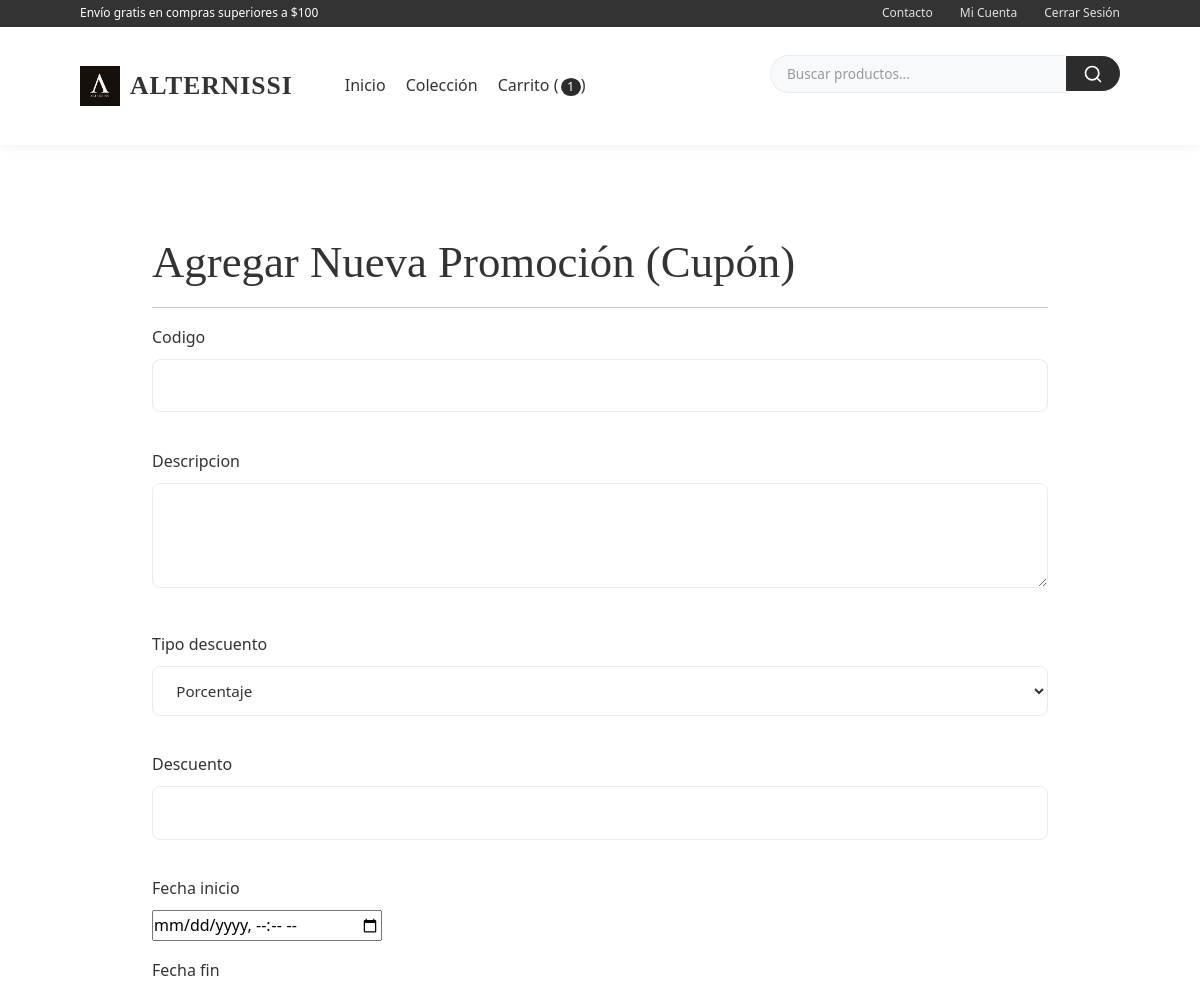
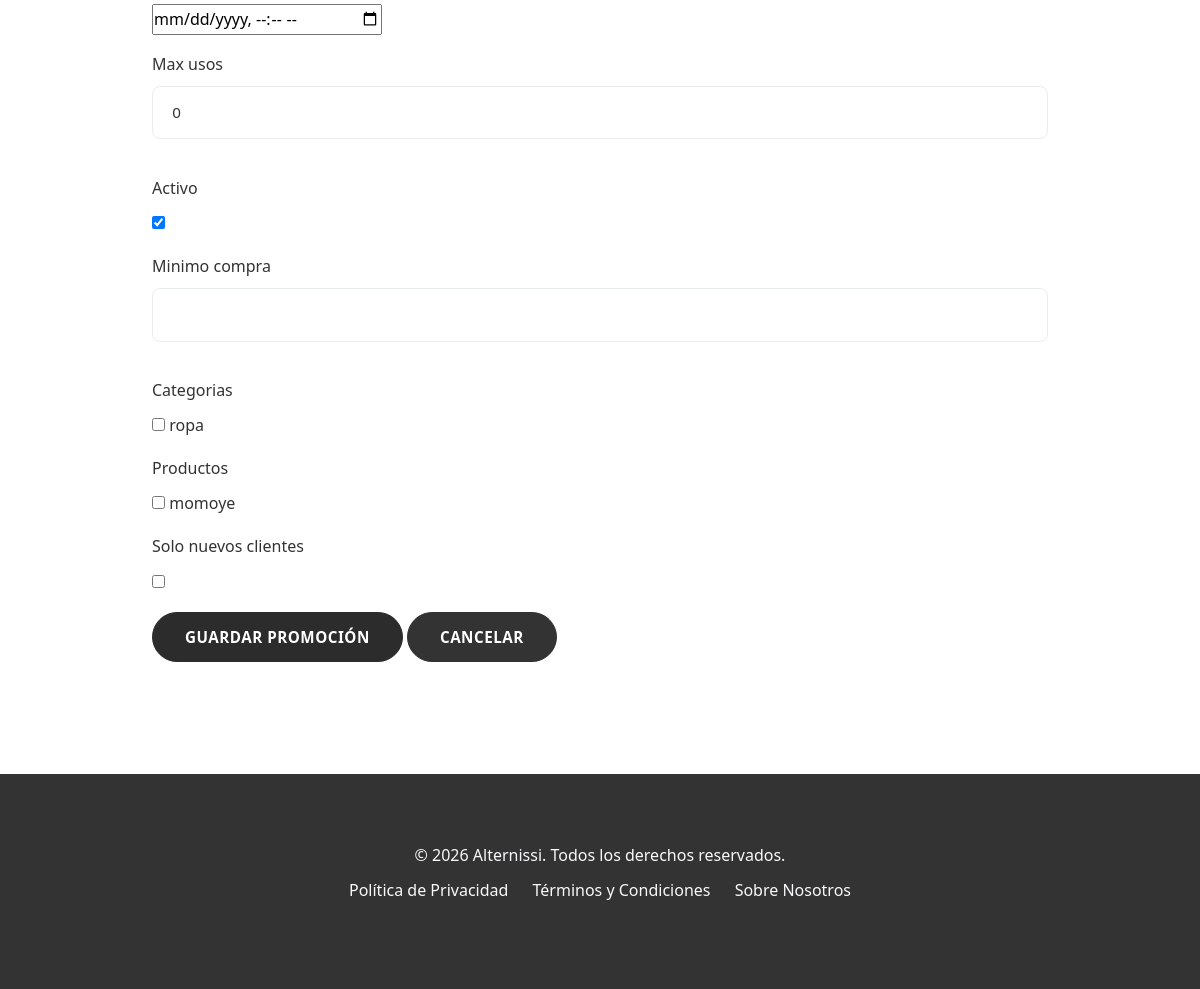
The page /gestion/promociones/nuevo/ (signed in) on the database as committed earlier (2 pictures, top to bottom).
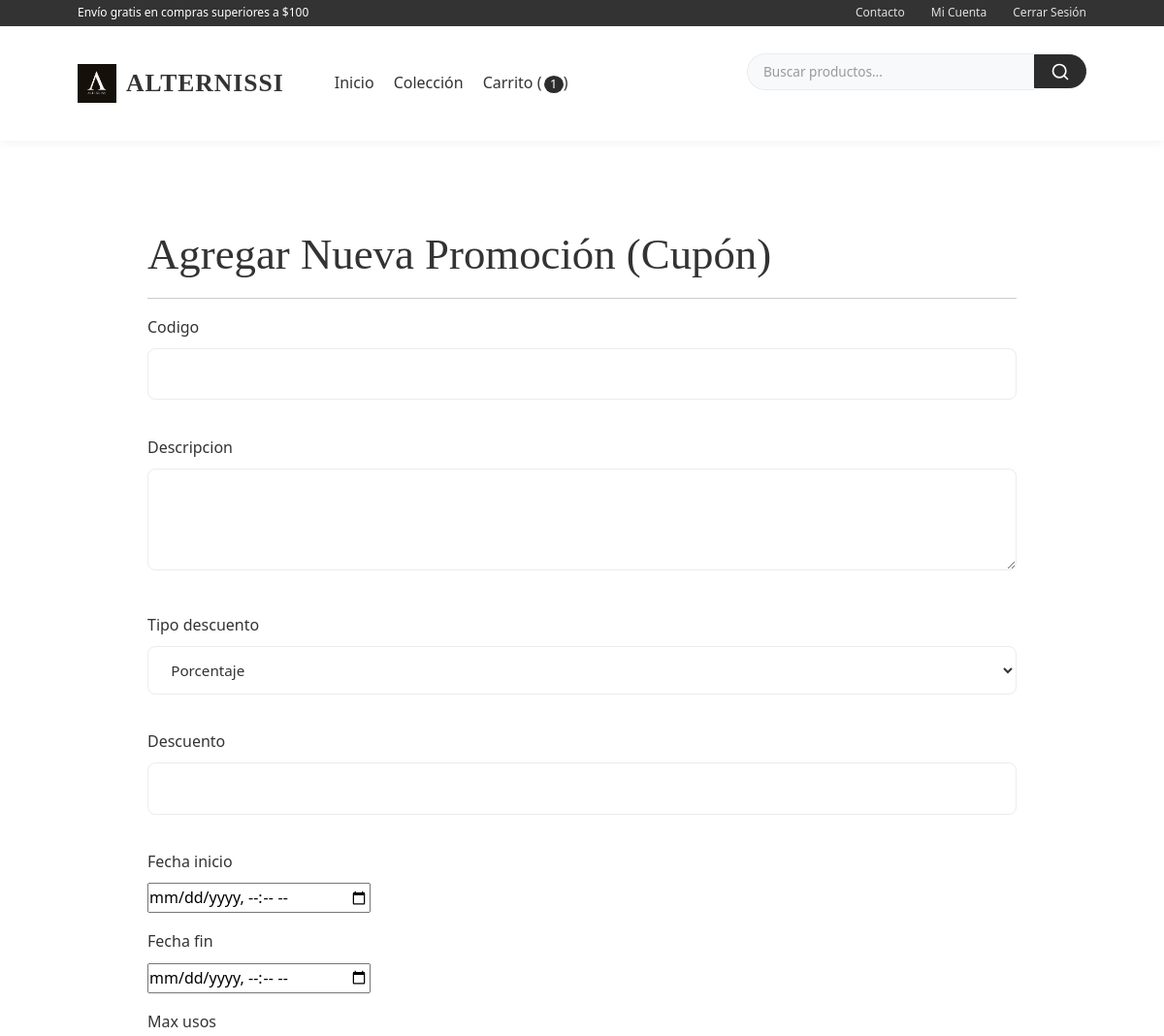
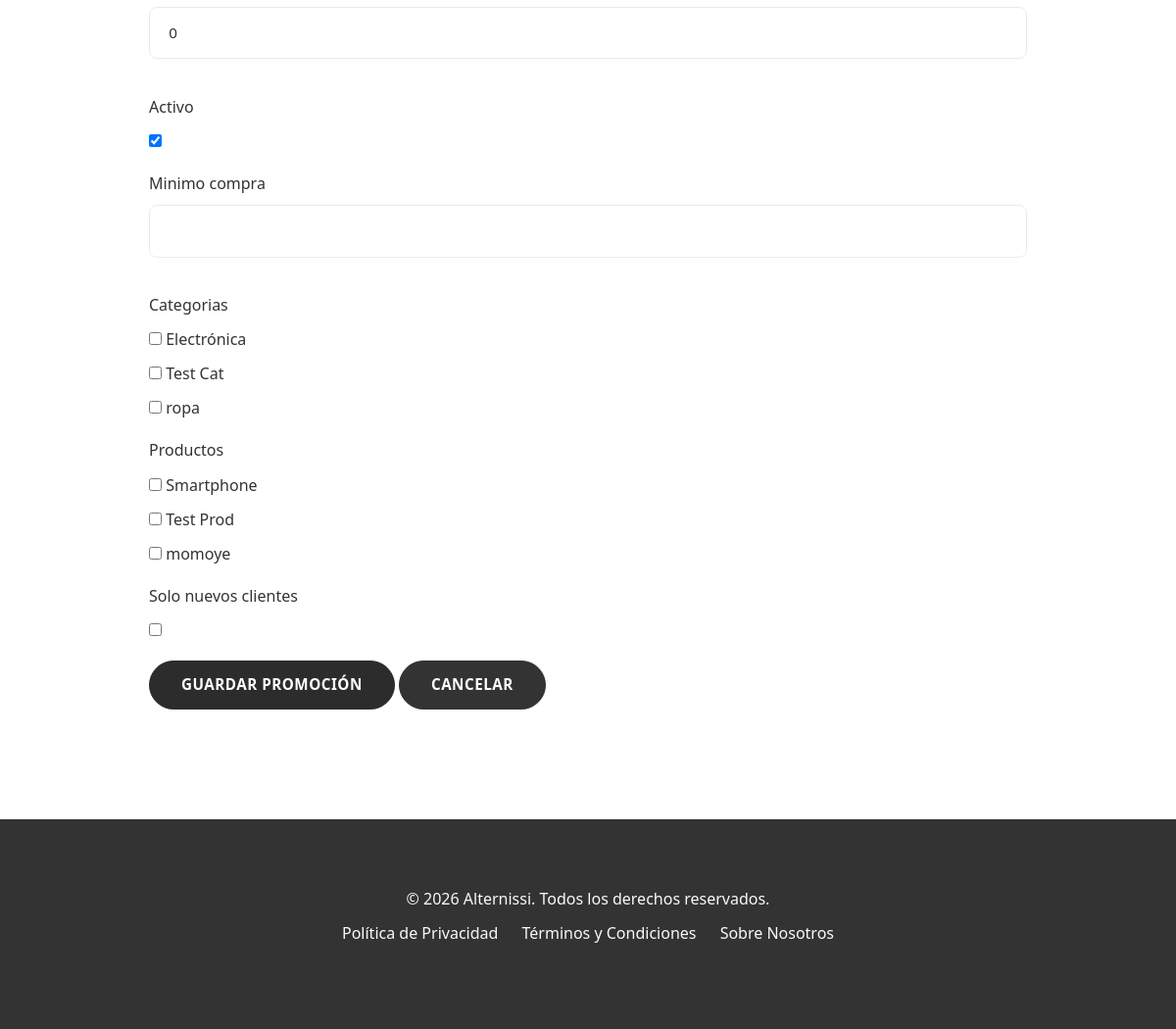
The same page on the database as committed later (2 pictures, top to bottom).
### post/models.py (models this page shows, shortened)
class ConfiguracionTienda(models.Model):
    nombre_tienda = models.CharField(max_length=100)
    logo = models.ImageField(upload_to='configuracion/', blank=True, null=True)
    logo_alt_text = models.CharField(max_length=125, blank=True)
    moneda = models.CharField(max_length=10, default='USD')
    simbolo_moneda = models.CharField(max_length=1, default='$')
    impuesto = models.DecimalField(max_digits=5, decimal_places=2, default=0)
    costo_envio = models.DecimalField(max_digits=10, decimal_places=2, default=0)
    minimo_compra_envio_gratis = models.DecimalField(
        max_digits=10,
        decimal_places=2,
        null=True,
        blank=True
    )
    telefono_contacto = models.CharField(max_length=20, blank=True)
    email_contacto = models.EmailField(blank=True)
    direccion = models.TextField(blank=True)
    horario_atencion = models.CharField(max_length=100, blank=True)
    redes_sociales = models.JSONField(default=dict, blank=True)
    politica_privacidad = models.TextField(blank=True)
    terminos_condiciones = models.TextField(blank=True)
    sobre_nosotros = models.TextField(blank=True)
    activo = models.BooleanField(default=True)
    modo_mantenimiento = models.BooleanField(
        default=False,
        help_text="Cuando está activo, solo los superusuarios pueden acceder al sitio."
    )
    mensaje_mantenimiento = models.TextField(blank=True)
    porcentaje_recompensa_pedido = models.DecimalField(
        max_digits=5,
        decimal_places=2,
        default=0,
        help_text="Porcentaje del subtotal del pedido para el cupón de recompensa."
    )
    min_valor_recompensa_pedido = models.DecimalField(
        max_digits=12,
        decimal_places=2,
        default=1.00,
        help_text="Valor mínimo del cupón de recompensa."
    )
    max_valor_recompensa_pedido = models.DecimalField(
        max_digits=12,
        decimal_places=2,
        default=20.00,
        help_text="Valor máximo del cupón de recompensa."
    )
    valor_fijo_recompensa_pedido = models.DecimalField(
        max_digits=12,
        decimal_places=2,
        default=0,
        help_text="Si es mayor que 0, se usará este valor fijo en lugar del porcentaje."
    )
    dias_validez_cupon_recompensa = models.PositiveIntegerField(
        default=30,
        help_text="Días de validez del cupón de recompensa desde su generación."
    )
    class Meta:
        verbose_name = 'configuración de tienda'
        verbose_name_plural = 'configuraciones de tienda'
        constraints = [
            models.CheckConstraint(
                check=Q(impuesto__gte=0),
                name='impuesto_positivo'
            ),
            models.CheckConstraint(
                check=Q(costo_envio__gte=0),
                name='costo_envio_positivo'
            ),
        ]
    @classmethod
    def obtener_configuracion(cls):
        return cls.objects.filter(activo=True).first()

### post/views.py (the view)
# urls.py: path('gestion/promociones/nuevo/', views.agregar_promocion_admin_view, name='admin_agregar_promocion'),
@user_passes_test(lambda u: u.is_staff)
@login_required
def agregar_promocion_admin_view(request):
    if request.method == 'POST':
        form = CuponForm(request.POST)
        if form.is_valid():
            cupon = form.save()
            messages.success(request, f"Promoción '{cupon.codigo}' agregada exitosamente.")
            return redirect(reverse('admin:index')) # Redirección corregida
    else:
        form = CuponForm()
    return render(request, 'post/admin/agregar_promocion.html', {'form': form})

### post/forms.py
class CuponForm(forms.ModelForm):
    fecha_inicio = forms.DateTimeField(
        widget=forms.DateTimeInput(attrs={'type': 'datetime-local'}),
    )
    fecha_fin = forms.DateTimeField(
        widget=forms.DateTimeInput(attrs={'type': 'datetime-local'}),
    )
    categorias = forms.ModelMultipleChoiceField(
        queryset=Categoria.objects.all(),
        widget=forms.CheckboxSelectMultiple,
        required=False
    )
    productos = forms.ModelMultipleChoiceField(
        queryset=Producto.objects.all(),
        widget=forms.CheckboxSelectMultiple,
        required=False
    )
    class Meta:
        model = Cupon
        fields = [
            'codigo', 'descripcion', 'tipo_descuento', 'descuento',
            'fecha_inicio', 'fecha_fin', 'max_usos', 'activo',
            'minimo_compra', 'categorias', 'productos', 'solo_nuevos_clientes'
        ]
        widgets = {
            'descripcion': forms.Textarea(attrs={'rows': 3}),
        }

### post/models.py (called while the page is built)
    def __str__(self):
        return self.nombre

    def __str__(self):
        return self.nombre

    @property
    def total_items(self):
        return self.items.aggregate(total=Sum('cantidad'))['total'] or 0

### post/templates/post/admin/agregar_promocion.html (shortened to what this page needs)
{% extends "post/base.html" %}
{% block content %}
<div class="container mt-4">
  <h1>Agregar Nueva Promoción (Cupón)</h1>
  <hr>
  <form method="post" action=".">
    {% for field in form %}
      <div class="form-group mb-3">
        <label for="{{ field.id_for_label }}">{{ field.label }}</label>
        {{ field }}
      </div>
    {% endfor %}
    <button type="submit" class="btn btn-primary">Guardar Promoción</button>
    <a href="{% url 'tienda:inicio' %}" class="btn btn-secondary">Cancelar</a>
  </form>
</div>
{% endblock content %}

### post/templates/post/base.html (shortened to what this page needs)
{% load static %}
<!DOCTYPE html>
<html lang="es">
<head>
    <link href="https://cdn.jsdelivr.net/npm/bootstrap@5.3.0/dist/css/bootstrap.min.css" rel="stylesheet">
</head>
<body>
    <div class="main-header-wrapper">
        <div class="top-bar">
            <div class="container">
                <div class="top-bar__left">
                    <span>Envío gratis en compras superiores a $100</span>
                </div>
                <div class="top-bar__right">
                    <a href="{% url 'tienda:contacto' %}">Contacto</a>
                    {% if not user.is_authenticated %}
                        <a href="{% url 'tienda:login' %}">Iniciar Sesión</a>
                        <a href="{% url 'tienda:registro' %}">Registrarse</a>
                    {% else %}
                        <a href="{% url 'tienda:cuenta_dashboard' %}">Mi Cuenta</a>
                        <a href="#" onclick="document.getElementById('logout-form').submit(); return false;">Cerrar Sesión</a>
                    {% endif %}
                </div>
            </div>
        </div>
        <header>
            <div class="container">
            <div class="logo">
                <a href="{% url 'tienda:inicio' %}">
                    {% if tienda_config.logo %}
                        <img src="{{ tienda_config.logo.url }}" alt="{{ tienda_config.logo_alt_text|default:tienda_config.nombre_tienda }}" class="logo-img">
                    {% else %}
                        <img src="{% static 'post/images/logo.png' %}" alt="{{ tienda_config.nombre_tienda }}" class="logo-img">
                    {% endif %}
                    <span class="logo-text">{{ tienda_config.nombre_tienda|default:"Alternissi" }}</span>
                </a>
            </div>
            <nav>
                <ul class="nav-links">
                    <li><a href="{% url 'tienda:inicio' %}" {% if request.resolver_match.url_name == 'inicio' %}class="active"{% endif %}>Inicio</a></li>
                    <li><a href="{% url 'tienda:lista_productos' %}" {% if request.resolver_match.url_name == 'lista_productos' %}class="active"{% endif %}>Colección</a></li>
                    <li><a href="{% url 'tienda:ver_carrito' %}" {% if request.resolver_match.url_name == 'ver_carrito' %}class="active"{% endif %}>Carrito (<span id="cart-count">{{ global_cart_items|default:0 }}</span>)</a></li>
                </ul>
            </nav>
            <form action="{% url 'tienda:buscar' %}" method="get" class="search-bar">
                <input type="search" name="q" placeholder="Buscar productos..." value="{{ request.GET.q }}" class="search-bar__input">
                <button type="submit" class="search-bar__button" aria-label="Buscar">
                    <svg xmlns="http://www.w3.org/2000/svg" width="20" height="20" viewBox="0 0 24 24" fill="none" stroke="currentColor" stroke-width="2" stroke-linecap="round" stroke-linejoin="round" class="search-icon"><circle cx="11" cy="11" r="8"></circle><line x1="21" y1="21" x2="16.65" y2="16.65"></line></svg>
                </button>
            </form>
        </div>
        </header>
    </div>
    <main class="container fade-in">
        {% block content_container %}
        <div class="content-wrapper">
            {% block content %}
            {% endblock %}
        </div>
        {% endblock content_container %}
    </main>
    <footer>
        <div class="container">
            <p>&copy; {% now "Y" %} {{ tienda_config.nombre_tienda|default:"Alternissi" }}. Todos los derechos reservados.</p>
            <ul>
                <li><a href="{% url 'tienda:politica_privacidad' %}">Política de Privacidad</a></li>
                <li><a href="{% url 'tienda:terminos_condiciones' %}">Términos y Condiciones</a></li>
                <li><a href="{% url 'tienda:sobre_nosotros' %}">Sobre Nosotros</a></li>
            </ul>
        </div>
    </footer>
</body>
</html>

Rows that differ between the two databases and show on the page:
added ConfiguracionTienda: nombre_tienda "ALTERNISSI", nombre_tienda "Alternissi"
Other text that changed with them:
form field categorias: "☐" → "☐ ☐ ☐"
form field productos: "☐" → "☐ ☐ ☐"
{{ tienda_config.nombre_tienda|default:"Alternissi" }}: "ALTERNISSI" → (not shown)
{{ tienda_config.nombre_tienda|default:"Alternissi" }}: "Alternissi" → (not shown)
text no longer shown: "ropa momoye"
text now shown: "Electrónica Test Cat ropa Smartphone Test Prod momoye"
